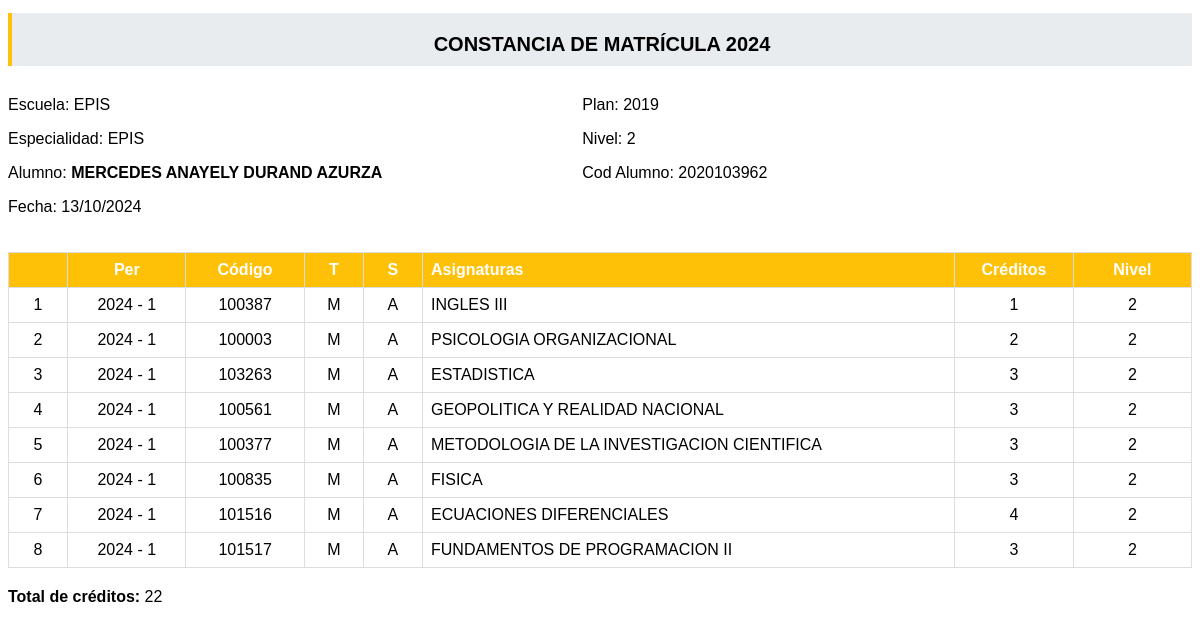
Page /ver_constancia_matricula/2/ (signed in) on the committed database.
### App/models.py (models this page shows, shortened)
class Matricula(models.Model):
    id_matricula = models.AutoField(primary_key=True)
    alumno = models.ForeignKey(Alumno, on_delete=models.CASCADE)
    cursos = models.ManyToManyField(Curso)
    boucher = models.ManyToManyField(Boucher)
    plan = models.ForeignKey(Plan, on_delete=models.CASCADE)
    fecha_matricula = models.DateTimeField(default=timezone.now)
    estado = models.CharField(max_length=20, default='pendiente')
    mensaje_rechazo = models.TextField(blank=True, null=True)
    mensaje_aprobacion = models.TextField(blank=True, null=True)

class Alumno(models.Model):
    id_alumno = models.AutoField(primary_key=True)
    codigo = models.CharField(max_length=10, default=1)
    plan = models.ForeignKey(Plan, on_delete=models.CASCADE)
    nombres = models.CharField(max_length=100)
    apellido_paterno = models.CharField(max_length=100)
    apellido_materno = models.CharField(max_length=100)
    dni = models.CharField(max_length=8)
    correo = models.EmailField(max_length=100)
    celular = models.CharField(max_length=9)
    escuela = models.ForeignKey(Escuela, on_delete=models.CASCADE)
    anio = models.IntegerField(default=1)
    def __str__(self):
        return self.nombres + " " + self.apellido_paterno + " " + self.apellido_materno

class Escuela (models.Model):
    id_escuela = models.AutoField(primary_key=True)
    nombre_escuela = models.CharField(max_length=100)
    def __str__(self):
        return self.nombre_escuela

class Plan (models.Model):
    id_plan = models.AutoField(primary_key=True)
    nombre_plan = models.CharField(max_length=100)
    def __str__(self):
        return self.nombre_plan

class Curso(models.Model):
    id = models.AutoField(primary_key=True)
    codigo = models.CharField(max_length=10)
    nombre_curso = models.CharField(max_length=100)
    semestre = models.IntegerField(default=1)
    creditos = models.IntegerField()
    turno = models.CharField(
        max_length=1,
        choices=[('M', 'M'), ('T', 'T'), ('N', 'N')]
    )
    seccion = models.CharField(max_length=1, choices=[('A', 'A'), ('B', 'B'), ('C', 'C')])
    prerrequisito = models.CharField(
        max_length=10,
        null=True,
        blank=True,
    )
    anio = models.IntegerField(default=1)
    cupos_disponibles = models.IntegerField(default=30)

### App/views.py (the view)
# urls.py: path('ver_constancia_matricula/<int:matricula_id>/', views.ver_constancia_matricula, name='ver_constancia_matricula'),
@login_required
def ver_constancia_matricula(request, matricula_id):
    matricula = get_object_or_404(Matricula, id_matricula=matricula_id)
    cursos = matricula.cursos.all()
    total_creditos = sum(curso.creditos for curso in cursos)
    return render(request, 'imprimir.html', {'matricula': matricula, 'cursos': cursos, 'total_creditos': total_creditos})

### App/templates/imprimir.html (shortened to what this page needs)
<!DOCTYPE html>
<html lang="es">
<head>
</head>
<body>
    <div class="Datos_Matricula">
        <h1>CONSTANCIA DE MATRÍCULA {% now "Y" %}</h1>
        <div class="constancia-datos">
            <div>
                <p>Escuela: {{ matricula.alumno.escuela }}</p>
                <p>Especialidad: {{ matricula.alumno.escuela }}</p>
                <p>Alumno: <strong>{{ matricula.alumno|upper }}</strong></p>
                <p>Fecha: {{ matricula.fecha_matricula|date:"d/m/Y" }}</p>
            </div>
            <div>
                <p>Plan: {{ matricula.alumno.plan }}</p>
                <p>Nivel: {{ matricula.alumno.anio }}</p>
                <p>Cod Alumno: {{ matricula.alumno.codigo }}</p>
            </div>
        </div>
        <div>
            {% if cursos %}
            <div>
                <table class="tabla-canasta">
                    <thead>
                        <tr>
                            <th style="width: 5%;"></th>
                            <th style="width: 10%; text-align: center">Per</th>
                            <th style="width: 10%; text-align: center">Código</th>
                            <th style="width: 5%; text-align: center">T</th>
                            <th style="width: 5%; text-align: center">S</th>
                            <th style="width: 45%;">Asignaturas</th>
                            <th style="width: 10%; text-align: center">Créditos</th>
                            <th style="width: 10%; text-align: center">Nivel</th>
                        </tr>
                    </thead>
                    <tbody>
                        {% for curso in cursos %}
                        <tr>
                            <td style="text-align: center;">{{ forloop.counter }}</td>
                            <td style="text-align: center;">{% now "Y" %} - {{ curso.semestre }}</td>
                            <td style="text-align: center;">{{ curso.codigo }}</td>
                            <td style="text-align: center;">{{ curso.turno }}</td>
                            <td style="text-align: center;">{{ curso.seccion }}</td>
                            <td>{{ curso.nombre_curso }}</td>
                            <td style="text-align: center;">{{ curso.creditos }}</td>
                            <td style="text-align: center;">{{ curso.anio }}</td>
                        </tr>
                        {% endfor %}
                    </tbody>
                </table>
            </div>
            <p style="margin-top: 20px;"><strong>Total de créditos: </strong>{{ total_creditos }}</p>
            {% else %}
            <p>No hay cursos matriculados.</p>
            {% endif %}
        </div>
    </div>
</body>
</html>

### App/templates/imprimir.html (style rules this page uses)
body { font-family: Arial, sans-serif; }
.constancia-datos { display: flex; gap: 200px; }
.Datos_Matricula h1 { background-color: #e9ecef; padding-top: 20px; padding-bottom: 10px; border-left: 4px solid #ffc107; text-align: center; font-size: 20px; }
.tabla-canasta { margin-top: 20px; width: 100%; border-collapse: collapse; }
.tabla-canasta th, .tabla-canasta td { border: 1px solid #ddd; padding: 8px; text-align: left; }
.tabla-canasta th { background-color: #ffc107; color: white; }

### rows in the picture
Matricula: alumno.escuela "EPIS", alumno "MERCEDES ANAYELY DURAND AZURZA", fecha_matricula "13/10/2024", alumno.plan "2019", alumno.anio "2", alumno.codigo "2020103962"
Curso: now "2024", semestre "1", codigo "100387", turno "M", seccion "A", nombre_curso "INGLES III", creditos "1", anio "2"
Curso: now "2024", semestre "1", codigo "100003", turno "M", seccion "A", nombre_curso "PSICOLOGIA ORGANIZACIONAL", creditos "2", anio "2"
Curso: now "2024", semestre "1", codigo "103263", turno "M", seccion "A", nombre_curso "ESTADISTICA", creditos "3", anio "2"
Curso: now "2024", semestre "1", codigo "100561", turno "M", seccion "A", nombre_curso "GEOPOLITICA Y REALIDAD NACIONAL", creditos "3", anio "2"
Curso: now "2024", semestre "1", codigo "100377", turno "M", seccion "A", nombre_curso "METODOLOGIA DE LA INVESTIGACION CIENTIFICA", creditos "3", anio "2"
Curso: now "2024", semestre "1", codigo "100835", turno "M", seccion "A", nombre_curso "FISICA", creditos "3", anio "2"
Curso: now "2024", semestre "1", codigo "101516", turno "M", seccion "A", nombre_curso "ECUACIONES DIFERENCIALES", creditos "4", anio "2"
Curso: now "2024", semestre "1", codigo "101517", turno "M", seccion "A", nombre_curso "FUNDAMENTOS DE PROGRAMACION II", creditos "3", anio "2"

### other values in the picture
{{ total_creditos }} "22"
